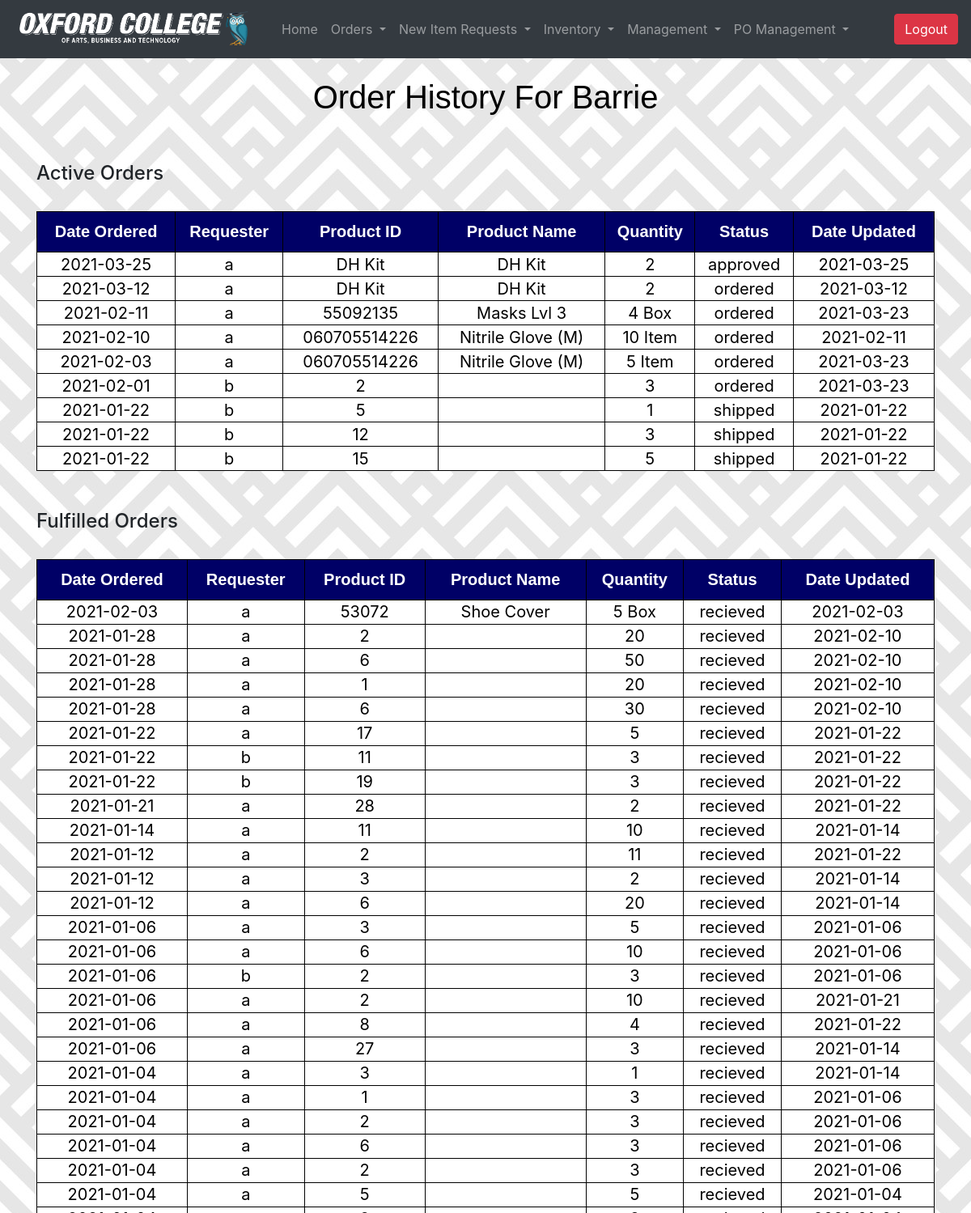
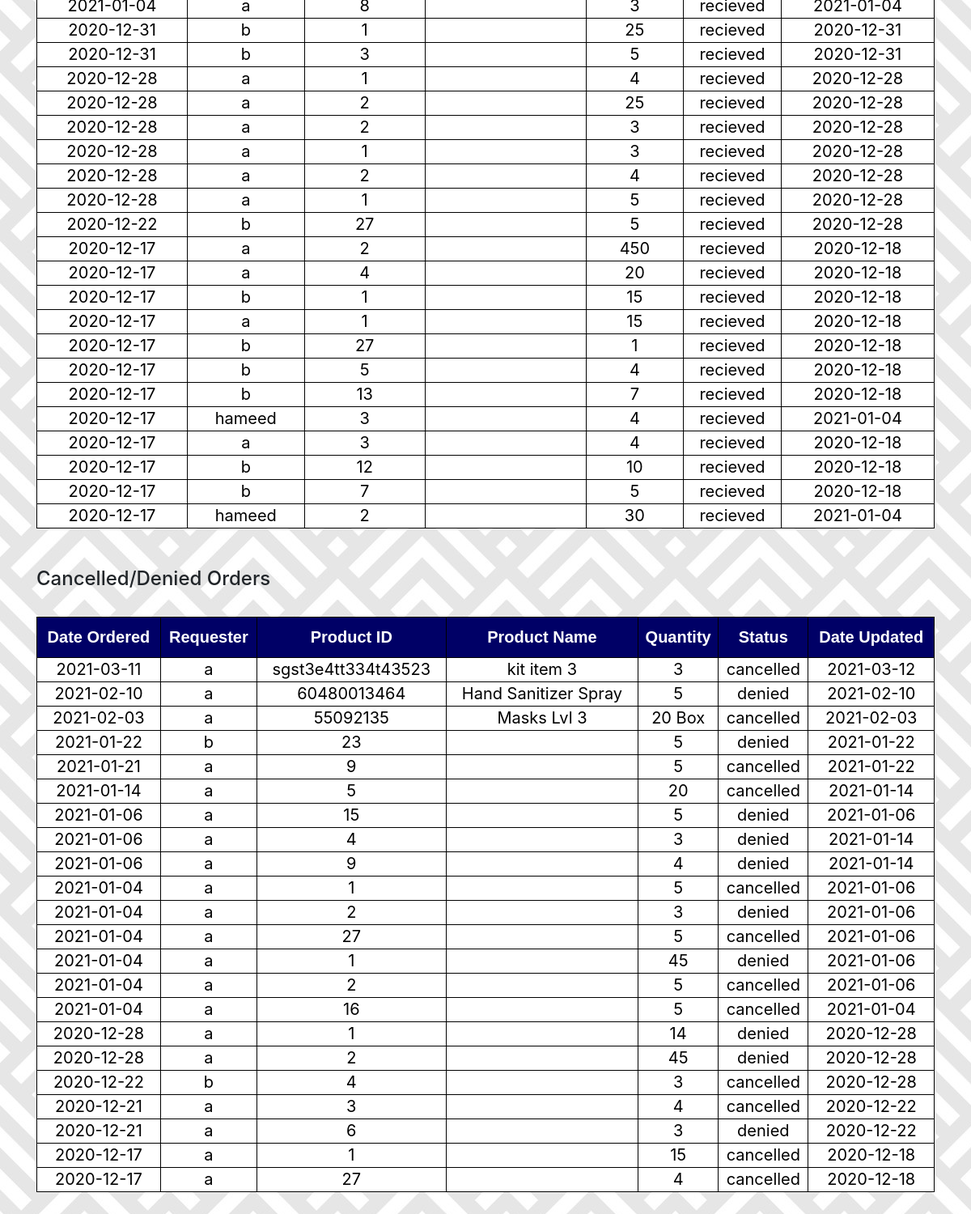
Screenshot of /purchasing/pm/pm_request_history.php?campus=Barrie (signed in) with the database file from the repository (2 pictures, top to bottom).
### tables this page shows
CREATE TABLE IF NOT EXISTS `requests` (
  `id` int(11) NOT NULL AUTO_INCREMENT,
  `r_id` int(11) NOT NULL,
  `username` varchar(255) NOT NULL,
  `campus` varchar(255) NOT NULL,
  `product_id` varchar(99) NOT NULL,
  `supplier` varchar(99) NOT NULL,
  `quantity` int(11) NOT NULL,
  `unit_price` double NOT NULL,
  `status` varchar(255) NOT NULL DEFAULT 'pending',
  `time` timestamp NOT NULL DEFAULT CURRENT_TIMESTAMP,
  `update_time` timestamp NOT NULL DEFAULT CURRENT_TIMESTAMP ON UPDATE CURRENT_TIMESTAMP,
  `comments` text,
  `po_number` int(11) DEFAULT NULL,
  PRIMARY KEY (`id`)
);

### purchasing/pm/pm_request_history.php (the view, shortened to what this page needs)
<?php
  if (isset($_SESSION['loggedin']) && $_SESSION['loggedin'] == true && $_SESSSION['role']='purchasing') {
    include("pm_topbar.php");
  } else {
    header("Location: C:/wamp64/www/index.php");
    exit();
  }
  $campus = $_GET['campus'];
?>
<html lang="en" dir="ltr">
  <head>
  </head>
  <body>
    <br>
    <h2 class="outside">Order History For <?php echo $campus; ?></h2>
    <br>
    <div class="container">
      <br>
      <h4>Active Orders</h4>
      <br>
      <table style="width: 100%;">
        <?php
          $query = "SELECT username, product_id, quantity, status, DATE(time), DATE(update_time) FROM requests WHERE (status='pending' OR status='approved' OR status='ordered' OR status='couriered' OR status='shipped') AND campus='$campus' ORDER BY time DESC;";
          $result = mysqli_query($conn, $query);
          if (mysqli_num_rows($result) == 0) {
            echo "<h5>No active orders right now</h5>";
          }
          else {
            echo "  <tr>
                      <th>Date Ordered</th>
                      <th>Requester</th>
                      <th>Product ID</th>
                      <th>Product Name</th>
                      <th>Quantity</th>
                      <th>Status</th>
                      <th>Date Updated</th>
                    </tr>";
            $opt = "";
            while ($row = mysqli_fetch_assoc($result)) {
              $pid = $row['product_id'];
              $query = "SELECT name, unit FROM product WHERE product_id='$pid';";
              $result2 = mysqli_query($conn, $query);
              $row2 = mysqli_fetch_assoc($result2);
              $opt .= " <tr>
                          <td>" .$row['DATE(time)']. "</td>
                          <td>" .$row['username']. "</td>
                          <td>$pid</td>
                          <td>" .$row2['name']. "</td>
                          <td>" .$row['quantity']. " " .$row2['unit']. "</td>
                          <td>" .$row['status']. "</td>
                          <td>" .$row['DATE(update_time)']. "</td>
                        </tr>";
            }
            echo $opt;
          }
        ?>
      </table>
      <br>
      <br>
      <h4>Fulfilled Orders</h4>
      <br>
      <table style="width: 100%; border: 1px solid black;">
        <?php
          $query = "SELECT username, product_id, quantity, status, DATE(time), DATE(update_time) FROM requests WHERE status='recieved' AND campus='$campus' ORDER BY time DESC;";
          $result = mysqli_query($conn, $query);
          if (mysqli_num_rows($result) == 0) {
            echo "<h5>No previous orders have been made</h5>";
          }
          else {
            echo "  <tr>
                      <th>Date Ordered</th>
                      <th>Requester</th>
                      <th>Product ID</th>
                      <th>Product Name</th>
                      <th>Quantity</th>
                      <th>Status</th>
                      <th>Date Updated</th>
                    </tr>";
            $opt = "";
            while ($row = mysqli_fetch_assoc($result)) {
              $pid = $row['product_id'];
              $query = "SELECT name, unit FROM product WHERE product_id='$pid';";
              $result2 = mysqli_query($conn, $query);
              $row2 = mysqli_fetch_assoc($result2);
              $opt .= " <tr>
                          <td>" .$row['DATE(time)']. "</td>
                          <td>" .$row['username']. "</td>
                          <td>$pid</td>
                          <td>" .$row2['name']. "</td>
                          <td>" .$row['quantity']. " " .$row2['unit']. "</td>
                          <td>" .$row['status']. "</td>
                          <td>" .$row['DATE(update_time)']. "</td>
                        </tr>";
            }
            echo $opt;
          }
        ?>
      </table>
      <br>
      <br>
      <h4>Cancelled/Denied Orders</h4>
      <br>
      <table style="width: 100%; border: 1px solid black;">
        <?php
          $query = "SELECT username, product_id, quantity, status, DATE(time), DATE(update_time) FROM requests WHERE (status='cancelled' OR status='denied') AND campus='$campus' ORDER BY time DESC;";
          $result = mysqli_query($conn, $query);
          if (mysqli_num_rows($result) == 0) {
            echo "<h5>No previous orders have been made</h5>";
          }
          else {
            echo "  <tr>
                      <th>Date Ordered</th>
                      <th>Requester</th>
                      <th>Product ID</th>
                      <th>Product Name</th>
                      <th>Quantity</th>
                      <th>Status</th>
                      <th>Date Updated</th>
                    </tr>";
            $opt = "";
            while ($row = mysqli_fetch_assoc($result)) {
              $pid = $row['product_id'];
              $query = "SELECT name, unit FROM product WHERE product_id='$pid';";
              $result2 = mysqli_query($conn, $query);
              $row2 = mysqli_fetch_assoc($result2);
              $opt .= " <tr>
                          <td>" .$row['DATE(time)']. "</td>
                          <td>" .$row['username']. "</td>
                          <td>$pid</td>
                          <td>" .$row2['name']. "</td>
                          <td>" .$row['quantity']. " " .$row2['unit']. "</td>
                          <td>" .$row['status']. "</td>
                          <td>" .$row['DATE(update_time)']. "</td>
                        </tr>";
            }
            echo $opt;
          }
        ?>
      </table>
    </div>
    <br><br>
  </body>
</html>

### purchasing/pm/pm_request_history.php (style rules this page uses)
body { margin: 0 auto; background-image: url(../img/bg2.jpg); }
table { border-collapse: collapse; width: 70%; font-size:18px; margin: 0 auto; }
table, th, td { border: 1px solid black; text-align:center; }
th { height: 50px; background: #006; color: #FFF; font-size: 20px; font-family: Tahoma, Geneva, sans-serif; }
td { height: 30px; background: #FFF; color: black; font-size: 20px; }
.outside { font-size: 40px; color: Black; font-family: Tahoma, Geneva, sans-serif; text-align:center; }

### rows the page displays
requests: DATE "2021-03-25", username "a", product "DH Kit", name "DH Kit", quantity "2", status "approved"
requests: DATE "2021-03-12", username "a", product "DH Kit", name "DH Kit", quantity "2", status "ordered"
requests: DATE "2021-02-11", username "a", product "55092135", name "Masks Lvl 3", quantity "4", unit "Box", status "ordered", DATE "2021-03-23"
requests: DATE "2021-02-10", username "a", product "060705514226", name "Nitrile Glove (M)", quantity "10", unit "Item", status "ordered", DATE "2021-02-11"
requests: DATE "2021-02-03", username "a", product "060705514226", name "Nitrile Glove (M)", quantity "5", unit "Item", status "ordered", DATE "2021-03-23"
requests: DATE "2021-02-01", username "b", product "2", quantity "3", status "ordered", DATE "2021-03-23"
requests: DATE "2021-01-22", username "b", product "5", quantity "1", status "shipped"
requests: DATE "2021-01-22", username "b", product "12", quantity "3", status "shipped"
requests: DATE "2021-01-22", username "b", product "15", quantity "5", status "shipped"
requests: DATE "2021-03-11", username "a", product "sgst3e4tt334t43523", name "kit item 3", quantity "3", status "cancelled", DATE "2021-03-12"
requests: DATE "2021-02-10", username "a", product "60480013464", name "Hand Sanitizer Spray", quantity "5", status "denied"
requests: DATE "2021-02-03", username "a", product "55092135", name "Masks Lvl 3", quantity "20", unit "Box", status "cancelled"
requests: DATE "2021-01-22", username "b", product "23", quantity "5", status "denied"
requests: DATE "2021-01-21", username "a", product "9", quantity "5", status "cancelled", DATE "2021-01-22"
requests: DATE "2021-01-14", username "a", product "5", quantity "20", status "cancelled"
requests: DATE "2021-01-06", username "a", product "15", quantity "5", status "denied"
requests: DATE "2021-01-06", username "a", product "4", quantity "3", status "denied", DATE "2021-01-14"
requests: DATE "2021-01-06", username "a", product "9", quantity "4", status "denied", DATE "2021-01-14"
requests: DATE "2021-01-04", username "a", product "1", quantity "5", status "cancelled", DATE "2021-01-06"
requests: DATE "2021-01-04", username "a", product "2", quantity "3", status "denied", DATE "2021-01-06"
requests: DATE "2021-01-04", username "a", product "27", quantity "5", status "cancelled", DATE "2021-01-06"
requests: DATE "2021-01-04", username "a", product "1", quantity "45", status "denied", DATE "2021-01-06"
requests: DATE "2021-01-04", username "a", product "2", quantity "5", status "cancelled", DATE "2021-01-06"
requests: DATE "2021-01-04", username "a", product "16", quantity "5", status "cancelled"
requests: DATE "2020-12-28", username "a", product "1", quantity "14", status "denied"
requests: DATE "2020-12-28", username "a", product "2", quantity "45", status "denied"
requests: DATE "2020-12-22", username "b", product "4", quantity "3", status "cancelled", DATE "2020-12-28"
requests: DATE "2020-12-21", username "a", product "3", quantity "4", status "cancelled", DATE "2020-12-22"
requests: DATE "2020-12-21", username "a", product "6", quantity "3", status "denied", DATE "2020-12-22"
requests: DATE "2020-12-17", username "a", product "1", quantity "15", status "cancelled", DATE "2020-12-18"
requests: DATE "2020-12-17", username "a", product "27", quantity "4", status "cancelled", DATE "2020-12-18"

### other values shown
$campus "Barrie"
$row['DATE(time)'] "2021-02-03"
$row['username'] "a"
$pid "53072"
$row2['name'] "Shoe Cover"
$row['quantity'] "5"
$row2['unit'] "Box"
$row['status'] "recieved"
$row['DATE(update_time)'] "2021-02-03"
$row['DATE(time)'] "2021-01-28"
$pid "2"
$row['quantity'] "20"
$row['DATE(update_time)'] "2021-02-10"
$pid "6"
$row['quantity'] "50"
